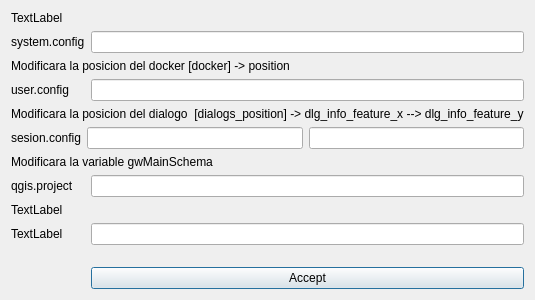
<?xml version="1.0" encoding="UTF-8"?>
<ui version="4.0">
 <class>Dialog</class>
 <widget class="QDialog" name="Dialog">
  <property name="geometry">
   <rect>
    <x>0</x>
    <y>0</y>
    <width>400</width>
    <height>300</height>
   </rect>
  </property>
  <property name="windowTitle">
   <string>Dialog</string>
  </property>
  <layout class="QGridLayout" name="gridLayout">
   <item row="0" column="0" colspan="2">
    <widget class="QLabel" name="label_7">
     <property name="text">
      <string>TextLabel</string>
     </property>
    </widget>
   </item>
   <item row="7" column="0" colspan="2">
    <widget class="QLabel" name="label_9">
     <property name="text">
      <string>Modificara la variable gwMainSchema</string>
     </property>
    </widget>
   </item>
   <item row="4" column="0" colspan="2">
    <widget class="QLabel" name="label_8">
     <property name="text">
      <string>Modificara la posicion del dialogo  [dialogs_position] -&gt; dlg_info_feature_x --&gt; dlg_info_feature_y</string>
     </property>
    </widget>
   </item>
   <item row="1" column="1">
    <widget class="QLineEdit" name="txt_sys_config"/>
   </item>
   <item row="1" column="0">
    <widget class="QLabel" name="label">
     <property name="text">
      <string>system.config</string>
     </property>
    </widget>
   </item>
   <item row="9" column="0">
    <widget class="QLabel" name="label_10">
     <property name="text">
      <string>TextLabel</string>
     </property>
    </widget>
   </item>
   <item row="12" column="1">
    <widget class="QPushButton" name="btn_accept">
     <property name="text">
      <string>Accept</string>
     </property>
    </widget>
   </item>
   <item row="11" column="1">
    <spacer name="verticalSpacer">
     <property name="orientation">
      <enum>Qt::Vertical</enum>
     </property>
     <property name="sizeHint" stdset="0">
      <size>
       <width>20</width>
       <height>40</height>
      </size>
     </property>
    </spacer>
   </item>
   <item row="2" column="0" colspan="2">
    <widget class="QLabel" name="label_6">
     <property name="text">
      <string>Modificara la posicion del docker [docker] -&gt; position</string>
     </property>
    </widget>
   </item>
   <item row="3" column="0">
    <widget class="QLabel" name="label_2">
     <property name="text">
      <string>user.config</string>
     </property>
    </widget>
   </item>
   <item row="8" column="1">
    <widget class="QLineEdit" name="txt_project_config"/>
   </item>
   <item row="10" column="0">
    <widget class="QLabel" name="label_5">
     <property name="text">
      <string>TextLabel</string>
     </property>
    </widget>
   </item>
   <item row="3" column="1">
    <widget class="QLineEdit" name="txt_user_config"/>
   </item>
   <item row="10" column="1">
    <widget class="QLineEdit" name="lineEdit_4"/>
   </item>
   <item row="8" column="0">
    <widget class="QLabel" name="label_4">
     <property name="text">
      <string>qgis.project</string>
     </property>
    </widget>
   </item>
   <item row="5" column="0" colspan="2">
    <layout class="QHBoxLayout" name="horizontalLayout">
     <item>
      <widget class="QLabel" name="label_3">
       <property name="text">
        <string>sesion.config</string>
       </property>
      </widget>
     </item>
     <item>
      <widget class="QLineEdit" name="txt_sesion_config_x"/>
     </item>
     <item>
      <widget class="QLineEdit" name="txt_sesion_config_y"/>
     </item>
    </layout>
   </item>
  </layout>
 </widget>
 <resources/>
 <connections/>
</ui>
